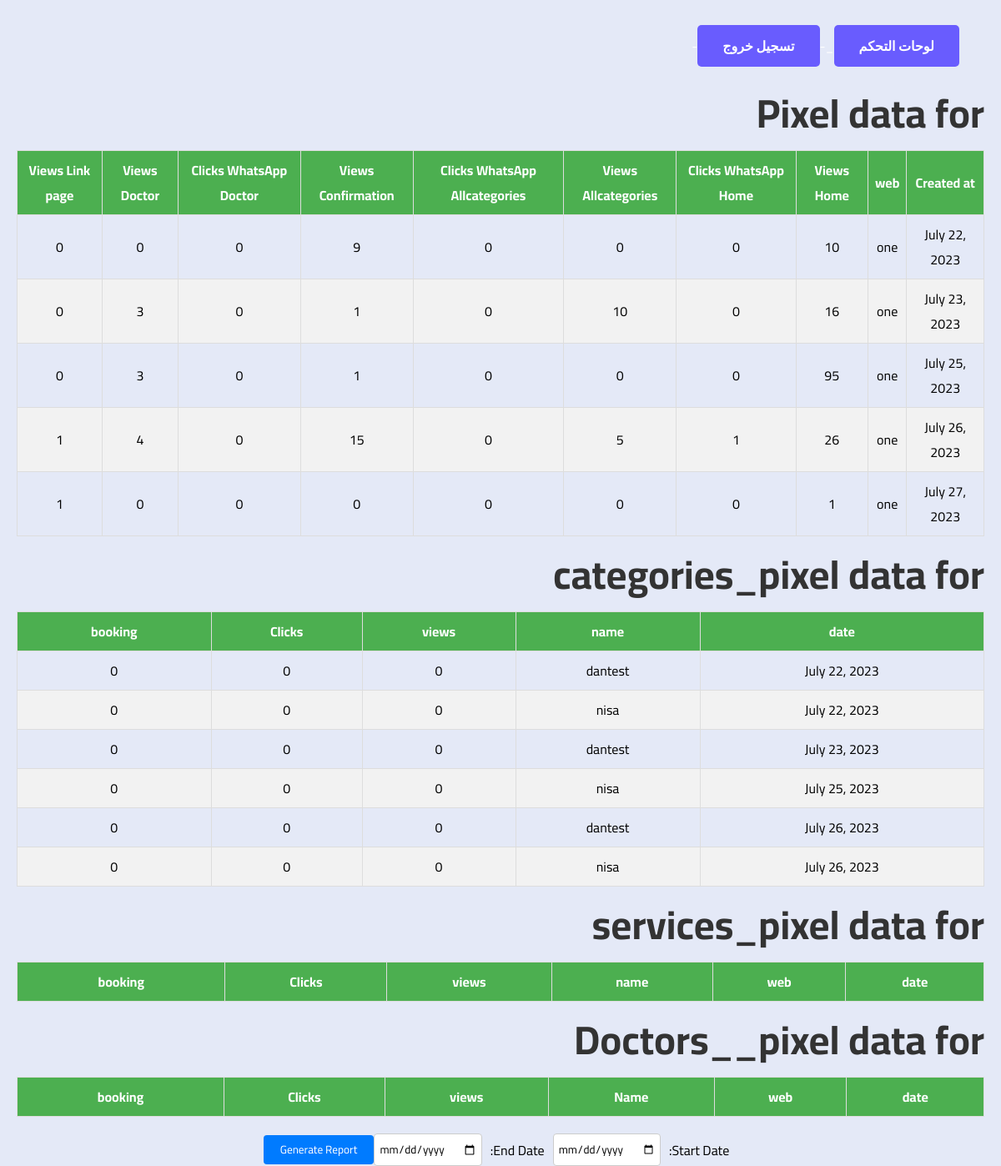
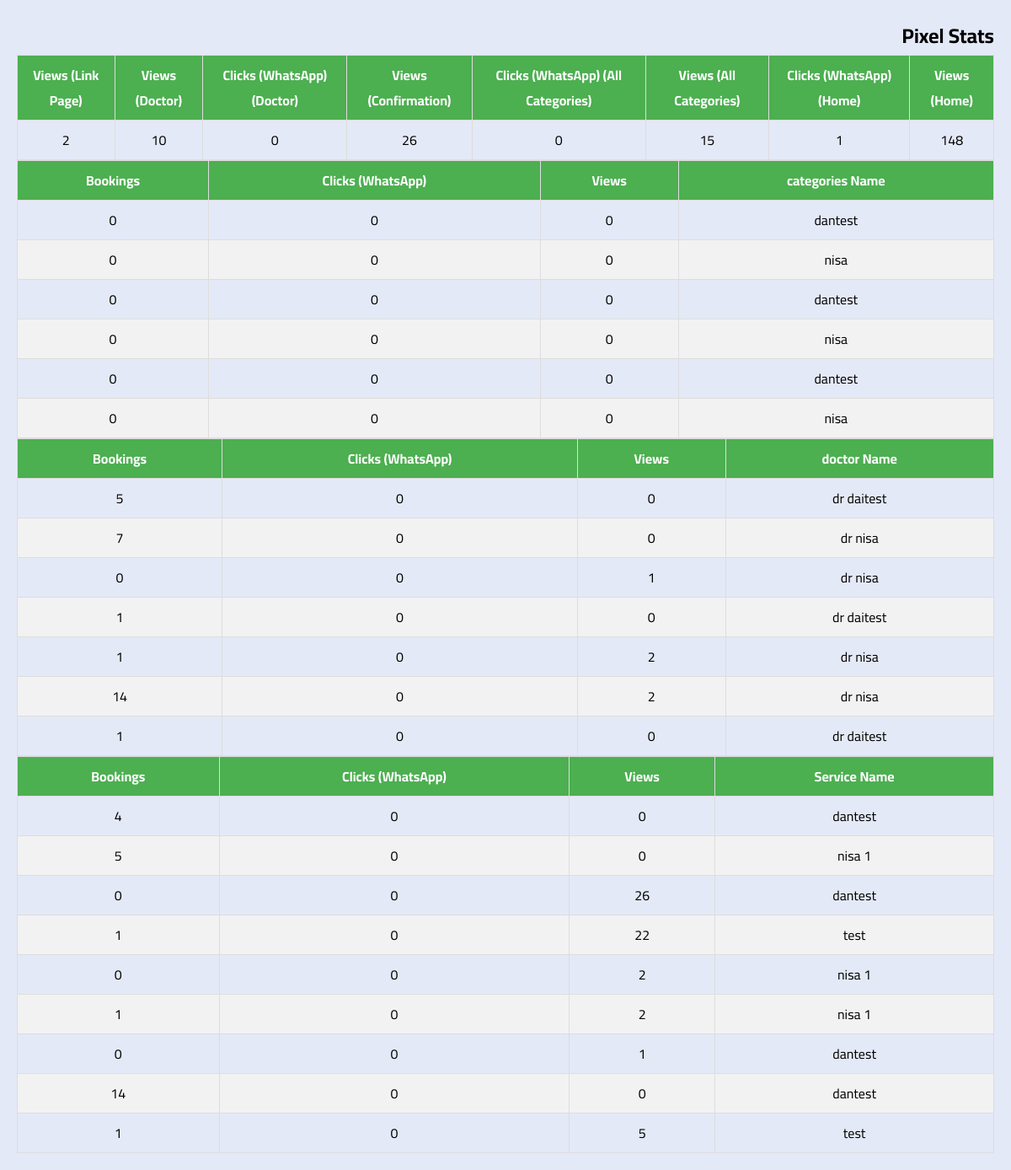
Screenshot of /one/pixel_data/ with the database file from the repository (2 pictures, top to bottom).
### webs/models.py (models this page shows, shortened)
class pixel(models.Model):
     date = models.DateField( blank=True, null=True)
     web=models.ForeignKey(WEB,on_delete=models.CASCADE, related_name='pixel', blank=True, null=True)
     views_Home = models.IntegerField(default=0,blank=True, null=True)
     click_whatsapp_Home = models.IntegerField(default=0,blank=True, null=True)
     views_Allcategories = models.IntegerField(default=0,blank=True, null=True)
     click_whatsapp_Allcategories = models.IntegerField(default=0,blank=True, null=True)
     views_Confirmation = models.IntegerField(default=0,blank=True, null=True)
     click_whatsapp_Doctor = models.IntegerField(default=0,blank=True, null=True)
     view_Doctor = models.IntegerField(default=0,blank=True, null=True)
     views_Link_page= models.IntegerField(default=0,blank=True, null=True)

class WEB(models.Model):
    created_at = models.DateTimeField(auto_now_add=True)
    Employee_WEB = models.ForeignKey(Employee, on_delete=models.CASCADE, related_name='employee', blank=True, null=True)
    active = models.BooleanField(default=False)
    slug = models.CharField(max_length=50, unique=True, blank=True, null=True)
    FaviconIco= models.FileField(upload_to = "files/images/WEB/FaviconIco/%Y/%m/%d/",blank=True, null=True)
    logo = models.FileField(upload_to = "files/images/WEB/logo/%Y/%m/%d/",blank=True, null=True)
    keywords= models.CharField(max_length = 300,blank=True, null=True)
    pixal_id= models.CharField(max_length=500,blank=True, null=True)
    Title = models.CharField(max_length=100,blank=True, null=True)
    Title_logo = models.FileField(upload_to = "files/images/WEB/Title_logo/%Y/%m/%d/",blank=True, null=True)
    silderImage = models.FileField(upload_to = "files/images/WEB/silderImage/%Y/%m/%d/",blank=True, null=True)
    info = models.CharField(max_length = 300 ,blank=True, null=True)
    Description= models.CharField(max_length = 300 ,blank=True, null=True)
    PHONE = models.CharField(max_length = 300 ,blank=True, null=True)
    Whatsapp= models.CharField(max_length=500,blank=True, null=True)
    linkedinlinke= models.CharField(max_length=500,blank=True, null=True)
    snapchat= models.CharField(max_length=500,blank=True, null=True)
    instagramlinke= models.CharField(max_length=500,blank=True, null=True)
    Twitterlinke= models.CharField(max_length=500,blank=True, null=True)
    facebooklinke= models.CharField(max_length=500,blank=True, null=True)
    OpeningHours= models.CharField(max_length=500,blank=True, null=True)
    Address= models.CharField(max_length=500,blank=True, null=True)
    Map_Address= models.CharField(max_length=500,blank=True, null=True)
    callـcountryـcode= models.IntegerField(blank=True, null=True)
    currencyـname=models.CharField(max_length = 300 ,blank=True, null=True)
    settings_password= models.CharField(max_length = 300 ,blank=True, null=True)
    Appointment_password= models.CharField(max_length = 300 ,blank=True, null=True)
    Report_password= models.CharField(max_length = 300 ,blank=True, null=True)
    def __str__(self):
         return self.slug

class Categories_pixel(models.Model):
     date = models.DateField( blank=True, null=True)
     web=models.ForeignKey(WEB,on_delete=models.CASCADE,related_name='Categories', blank=True, null=True)
     CategoryName = models.CharField(max_length=100, blank=True, null=True)
     views= models.IntegerField(default=0,blank=True, null=True)
     click_whatsapp= models.IntegerField(default=0,blank=True, null=True)
     booking= models.IntegerField(default=0,blank=True, null=True)

class Doctors_pixel(models.Model):
     date = models.DateField( blank=True, null=True)
     web=models.ForeignKey(WEB,on_delete=models.CASCADE, related_name='Doctors', blank=True, null=True)
     DoctorName = models.CharField(max_length=100, blank=True, null=True)
     views= models.IntegerField(default=0,blank=True, null=True)
     click_whatsapp= models.IntegerField(default=0,blank=True, null=True)
     booking= models.IntegerField(default=0,blank=True, null=True)

class Service_pixel(models.Model):
    date = models.DateField(blank=True, null=True)
    web = models.ForeignKey( WEB,on_delete=models.CASCADE,related_name='service_pixels', blank=True,null=True    )
    ServiceName = models.CharField(max_length=100, blank=True, null=True)
    views = models.IntegerField(default=0, blank=True, null=True)
    click_whatsapp = models.IntegerField(default=0, blank=True, null=True)
    booking = models.IntegerField(default=0, blank=True, null=True)

### webs/views/Home.py (the view)
def pixel_data(request, web_slug):
    web = get_object_or_404(WEB, slug=web_slug)
    pixels = pixel.objects.filter(web=web)
    categories_pixel = Categories_pixel.objects.filter(web=web)
    service_pixel = Service_pixel.objects.filter(web=web)
    doctors_pixel = Doctors_pixel.objects.filter(web=web)
    context = {
        'categories_pixel': categories_pixel,
        'pixels': pixels,
        'service_pixel': service_pixel,
        'doctors_pixel': doctors_pixel,
    }
    services = Service_pixel.objects.filter(web=web )
    service_stats = []
    for service in services:
        service_stat = {}
        service_stat['name'] = service.ServiceName
        service_stat['views'] = service.views
        service_stat['click_whatsapp'] = service.click_whatsapp
        service_stat['booking'] = service.booking
        service_stats.append(service_stat)
    context.update({'service_stats': service_stats})
    categories = Categories_pixel.objects.filter(web=web )
    categories_stats = []
    for category in categories:
        category_stat = {}
        category_stat['name'] = category.CategoryName
        category_stat['views'] = category.views
        category_stat['click_whatsapp'] = category.click_whatsapp
        category_stat['booking'] = category.booking
        categories_stats.append(category_stat)
    context.update({'categories_stats': categories_stats})
    doctors = Doctors_pixel.objects.filter(web=web )
    doctor_stats = []
    for doctor in doctors:
        doctor_stat = {}
        doctor_stat['name'] = doctor.DoctorName
        doctor_stat['views'] = doctor.views
        doctor_stat['click_whatsapp'] = doctor.click_whatsapp
        doctor_stat['booking'] = doctor.booking
        doctor_stats.append(doctor_stat)
    context.update({'doctor_stats': doctor_stats})
    pixel_data = pixel.objects.filter(web=web )
    pixel_stats = pixel_data.aggregate(
        Sum('views_Home'), Sum('click_whatsapp_Home'),
        Sum('views_Allcategories'), Sum('click_whatsapp_Allcategories'),
        Sum('views_Confirmation'), Sum('click_whatsapp_Doctor'),
        Sum('view_Doctor'), Sum('views_Link_page'))
    context.update({'pixel_stats': pixel_stats})
    return render(request, 'pixel_data.html', context)

### templates/pixel_data.html (shortened to what this page needs)
{% extends "base.html" %}
{% block content %}
 <h1>Pixel data for {{ web.name }}</h1>
 {% if pixels %}
   <table>
     <thead>
       <tr>
         <th>Created at</th>
         <th>web</th>
         <th>Views Home</th>
         <th>Clicks WhatsApp Home</th>
         <th>Views Allcategories</th>
         <th>Clicks WhatsApp Allcategories</th>
         <th>Views Confirmation</th>
         <th>Clicks WhatsApp Doctor</th>
         <th>Views Doctor</th>
         <th>Views Link page</th>
       </tr>
     </thead>
     <tbody>
       {% for pixel in pixels %}
         <tr>
           <td>{{ pixel.date }}</td>
           <td>{{ pixel.web }}</td>
           <td>{{ pixel.views_Home }}</td>
           <td>{{ pixel.click_whatsapp_Home }}</td>
           <td>{{ pixel.views_Allcategories }}</td>
           <td>{{ pixel.click_whatsapp_Allcategories }}</td>
           <td>{{ pixel.views_Confirmation }}</td>
           <td>{{ pixel.click_whatsapp_Doctor }}</td>
           <td>{{ pixel.view_Doctor }}</td>
           <td>{{ pixel.views_Link_page }}</td>
         </tr>
       {% endfor %}
     </tbody>
   </table>
 {% else %}
   <p>No pixel data found for {{ web.name }}.</p>
 {% endif %}
 <h1>categories_pixel data for {{ web.name }}</h1>
<table>
  <thead>
    <tr>
      <th>  date  </th>
      <th> name </th>
      <th>views </th>
      <th>Clicks </th>
      <th>booking</th>
    </tr>
  </thead>
  <tbody>
    {% for category_pixel in categories_pixel %}
      <tr>
        <td>{{ category_pixel.date }}</td>
        <td>{{ category_pixel.CategoryName }}</td>
        <td>{{ category_pixel.views }}</td>
        <td>{{ category_pixel.click_whatsapp }}</td>
        <td>{{ category_pixel.booking}}</td>
      </tr>
    {% endfor %}
  </tbody>
</table>
<h1>services_pixel data for {{ web.name }}</h1>
<table>
 <thead>
   <tr>
     <th> date  </th>
     <th> web </th>
     <th> name </th>
     <th>views </th>
     <th>Clicks </th>
     <th>booking</th>
   </tr>
 </thead>
   </table>
   <h1>Doctors__pixel data for {{ web.name }}</h1>
   <table>
    <thead>
      <tr>
      <th> date </th>
        <th> web </th>
        <th> Name </th>
        <th>views </th>
        <th>Clicks </th>
        <th>booking</th>
      </tr>
    </thead>
</table>
    <form method="post">
        <label for="start_date">Start Date:</label>
        <input type="date" id="start_date" name="start_date">
        <label for="end_date">End Date:</label>
        <input type="date" id="end_date" name="end_date">
        <button type="submit">Generate Report</button>
    </form>
<h2>Pixel Stats</h2>
<table>
    <thead>
        <tr>
            <th>Views (Home)</th>
            <th>Clicks (WhatsApp) (Home)</th>
            <th>Views (All Categories)</th>
            <th>Clicks (WhatsApp) (All Categories)</th>
            <th>Views (Confirmation)</th>
            <th>Clicks (WhatsApp) (Doctor)</th>
            <th>Views (Doctor)</th>
            <th>Views (Link Page)</th>
        </tr>
    </thead>
    <tbody>
        <tr>
            <td>{{ pixel_stats.views_Home__sum }}</td>
            <td>{{ pixel_stats.click_whatsapp_Home__sum }}</td>
            <td>{{ pixel_stats.views_Allcategories__sum }}</td>
            <td>{{ pixel_stats.click_whatsapp_Allcategories__sum }}</td>
            <td>{{ pixel_stats.views_Confirmation__sum }}</td>
            <td>{{ pixel_stats.click_whatsapp_Doctor__sum }}</td>
            <td>{{ pixel_stats.view_Doctor__sum }}</td>
            <td>{{ pixel_stats.views_Link_page__sum }}</td>
        </tr>
    </tbody>
</table>
<table>
    <thead>
        <tr>
            <th> categories Name</th>
            <th>Views</th>
            <th>Clicks (WhatsApp)</th>
            <th>Bookings</th>
        </tr>
    </thead>
    <tbody>
        {% for category in categories_stats %}
        <tr>
            <td>{{ category.name }}</td>
            <td>{{ category.views }}</td>
            <td>{{ category.click_whatsapp }}</td>
            <td>{{ category.booking }}</td>
        </tr>
        {% endfor %}
    </tbody>
</table>
<table>
    <thead>
        <tr>
            <th>doctor Name</th>
            <th>Views</th>
            <th>Clicks (WhatsApp)</th>
            <th>Bookings</th>
        </tr>
    </thead>
    <tbody>
        {% for doctor in doctor_stats %}
        <tr>
            <td>{{ doctor.name }}</td>
            <td>{{ doctor.views }}</td>
            <td>{{ doctor.click_whatsapp }}</td>
            <td>{{ doctor.booking }}</td>
        </tr>
        {% endfor %}
    </tbody>
</table>
<table>
    <thead>
        <tr>
            <th>Service Name</th>
            <th>Views</th>
            <th>Clicks (WhatsApp)</th>
            <th>Bookings</th>
        </tr>
    </thead>
    <tbody>
        {% for service_stat in service_stats %}
        <tr>
            <td>{{ service_stat.name }}</td>
            <td>{{ service_stat.views }}</td>
            <td>{{ service_stat.click_whatsapp }}</td>
            <td>{{ service_stat.booking }}</td>
        </tr>
        {% endfor %}
    </tbody>
</table>
{% endblock %}

### templates/base.html (style rules this page uses)
* { margin: 0; padding: 0; box-sizing: border-box; font-family: 'Cairo', sans-serif; }
:root { --body-color: #E4E9F7; --sidebar-color: #FFF; --primary-color: #695CFE; --primary-color-light: #F6F5FF; --toggle-color: #DDD; --text-color: #707070; --tran-03: all 0.2s ease; --tran-03: all 0.3s ease; --tran-04: all 0.3s ease; --tran-05: all 0.3s ease; }
body { min-height: 100vh; background-color: var(--body-color); transition: var(--tran-05); }
h1 { font-size: 36px; color: #333; }
@media only screen and (min-width: 1025px) and (max-width: 1200px) { h1 { font-size: 48px; } }

### templates/pixel_data.html (style rules this page uses)
table { border-collapse: collapse; width: 100%; }
th, td { text-align: center; padding: 8px; border: 1px solid #ddd; }
th { background-color: #4CAF50; color: white; }
tr:nth-child(even) { background-color: #f2f2f2; }
form { display: flex; flex-direction: row; align-items: center; justify-content: center; margin: 20px 0; }
label { margin-right: 10px; }
input[type="date"] { padding: 5px; border: 1px solid #ccc; border-radius: 4px; margin-right: 10px; }
button[type="submit"] { padding: 5px 20px; background-color: #007bff; color: #fff; border: none; border-radius: 4px; cursor: pointer; }

### rows the page displays
pixel: date "July 22, 2023", web "one", views_Home "10", click_whatsapp_Home "0", views_Allcategories "0", click_whatsapp_Allcategories "0", views_Confirmation "9", click_whatsapp_Doctor "0", view_Doctor "0", views_Link_page "0"
pixel: date "July 23, 2023", web "one", views_Home "16", click_whatsapp_Home "0", views_Allcategories "10", click_whatsapp_Allcategories "0", views_Confirmation "1", click_whatsapp_Doctor "0", view_Doctor "3", views_Link_page "0"
pixel: date "July 25, 2023", web "one", views_Home "95", click_whatsapp_Home "0", views_Allcategories "0", click_whatsapp_Allcategories "0", views_Confirmation "1", click_whatsapp_Doctor "0", view_Doctor "3", views_Link_page "0"
pixel: date "July 26, 2023", web "one", views_Home "26", click_whatsapp_Home "1", views_Allcategories "5", click_whatsapp_Allcategories "0", views_Confirmation "15", click_whatsapp_Doctor "0", view_Doctor "4", views_Link_page "1"
pixel: date "July 27, 2023", web "one", views_Home "1", click_whatsapp_Home "0", views_Allcategories "0", click_whatsapp_Allcategories "0", views_Confirmation "0", click_whatsapp_Doctor "0", view_Doctor "0", views_Link_page "1"
Categories_pixel: date "July 22, 2023", CategoryName "dantest", views "0", click_whatsapp "0", booking "0", name "dantest"
Categories_pixel: date "July 22, 2023", CategoryName "nisa", views "0", click_whatsapp "0", booking "0", name "nisa"
Categories_pixel: date "July 23, 2023", CategoryName "dantest", views "0", click_whatsapp "0", booking "0", name "dantest"
Categories_pixel: date "July 25, 2023", CategoryName "nisa", views "0", click_whatsapp "0", booking "0", name "nisa"
Categories_pixel: date "July 26, 2023", CategoryName "dantest", views "0", click_whatsapp "0", booking "0", name "dantest"
Categories_pixel: date "July 26, 2023", CategoryName "nisa", views "0", click_whatsapp "0", booking "0", name "nisa"
Doctors_pixel: name "dr daitest"
Doctors_pixel: name "dr nisa"
Doctors_pixel: name "dr nisa"
Doctors_pixel: name "dr daitest"
Doctors_pixel: name "dr nisa"
Doctors_pixel: name "dr nisa"
Doctors_pixel: name "dr daitest"
Service_pixel: name "dantest"
Service_pixel: name "nisa 1"
Service_pixel: name "dantest"
Service_pixel: name "test"
Service_pixel: name "nisa 1"
Service_pixel: name "nisa 1"
Service_pixel: name "dantest"
Service_pixel: name "dantest"
Service_pixel: name "test"

### other values shown
{{ pixel_stats.views_Home__sum }} "148"
{{ pixel_stats.click_whatsapp_Home__sum }} "1"
{{ pixel_stats.views_Allcategories__sum }} "15"
{{ pixel_stats.click_whatsapp_Allcategories__sum }} "0"
{{ pixel_stats.views_Confirmation__sum }} "26"
{{ pixel_stats.click_whatsapp_Doctor__sum }} "0"
{{ pixel_stats.view_Doctor__sum }} "10"
{{ pixel_stats.views_Link_page__sum }} "2"
{{ category.views }} "0" "0" "0" "0" "0" "0"
{{ category.click_whatsapp }} "0" "0" "0" "0" "0" "0"
{{ category.booking }} "0" "0" "0" "0" "0" "0"
{{ doctor.views }} "0" "0" "1" "0" "2" "2" "0"
{{ doctor.click_whatsapp }} "0" "0" "0" "0" "0" "0" "0"
{{ doctor.booking }} "5" "7" "0" "1" "1" "14" "1"
{{ service_stat.views }} "0" "0" "26" "22" "2" "2" "1" "0" "5"
